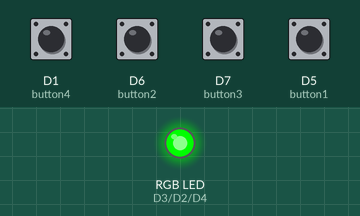
Recording of a sketch running on a simulated ESP8266 (NodeMCU). Shown: an RGB LED mixed from three pins (HIGH = lit). The inputs (shaded band) are chosen by the test bench; at power-on: D1 (button4), D5 (button1), D6 (button2), D7 (button3) LOW. WiFi joins after 1.5 s; servers stay silent unless stated; uploads are accepted with an empty reply; what the sketch prints to the serial monitor is not drawn.

Above: at 7.7 s.
7.8 s: D1 (button4) pulled HIGH for 0.25 s
At 8.9 s:
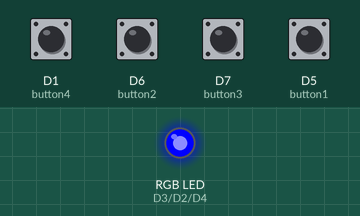
10.6 s: D6 (button2) pulled HIGH for 0.25 s
At 13.4 s:
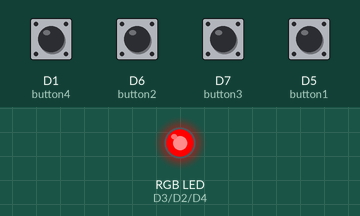
Timing chart, 0 to 51.4 s (numbered marks = the images above; inputs shaded):
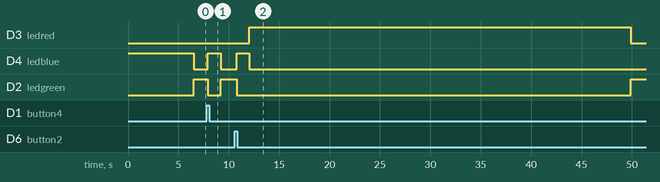

The sketch:

Pi-Hole_Disable.ino
```cpp
/*
This sketch for Arduino IDE configures an ESP8266 to disable the Pi-Hole via API for a specified
period of time.  It uses four buttons (1) 1 minute, (2) 5 Minutes, (3) 10 Minutes, (4) for Enable.
There is an RGB LED for visual BLUE = configuring, RED = Disabled, GREEN = Enabled.

NOTE: I'm still working on setting up the delay and ability to press Enable to cancel a disable request

You need to provide your: SSID, PASSWORD, and IP to PI-HOLE where asked.

*/

#include <Arduino.h>
#include <Wire.h>
#include <ESP8266WiFi.h>

const int button1  = D5;
const int button2  = D6;
const int button3  = D7;
const int button4  = D1;
const int ledred   = D3;
const int ledgreen = D2;
const int ledblue = D4;

unsigned long timeout;

int buttonpressed;
int seconds;

uint16_t waitseconds = 0;      // max == 65535
uint32_t lastTime;

const char* ssid     = "YOUR_WIRELESS_SSID";
const char* password = "YOUR_WIRELESS_PASSWORD";

const char* host = "IP_ADDRESS_TO_PI-HOLE";

void setup() {

  pinMode(button1, INPUT);
  digitalWrite(button1, LOW);
  pinMode(button2, INPUT);
  digitalWrite(button2, LOW);
  pinMode(button3, INPUT);
  digitalWrite(button3, LOW);
  pinMode(button4, INPUT);
  digitalWrite(button4, LOW);
  pinMode(ledred, OUTPUT);
  pinMode(ledgreen, OUTPUT);
  pinMode(ledblue, OUTPUT);

  digitalWrite(ledblue, HIGH);

  Serial.begin(115200);
  delay(10);

  // We start by connecting to a WiFi network

  Serial.println();
  Serial.println();
  Serial.print("Connecting to ");
  Serial.println(ssid);

  /* Explicitly set the ESP8266 to be a WiFi-client, otherwise, it by default,
     would try to act as both a client and an access-point and could cause
     network-issues with your other WiFi-devices on your WiFi-network. */
  WiFi.mode(WIFI_STA);
  WiFi.begin(ssid, password);

  while (WiFi.status() != WL_CONNECTED) {
    delay(500);
    Serial.print(".");
  }

  Serial.println("");
  Serial.println("WiFi connected");
  Serial.println("IP address: ");
  Serial.println(WiFi.localIP());

delay(5000);

  digitalWrite(ledblue, LOW);
  digitalWrite(ledgreen, HIGH);

}

void loop() {

buttonpressed = 0;
seconds = 0;

  //
  //  Button Wait Loop
  //

  if (digitalRead(button1) == HIGH)
    {
    buttonpressed = 1;
    seconds = 60;       // 60 Seconds
    waitseconds = 60000;
    callapi();
    disabled();
    }

  if (digitalRead(button2) == HIGH)
    {
    buttonpressed = 2;
    seconds = 300;      // 5 minutes
    waitseconds = 300000;
    callapi();
    disabled();
    }

  if (digitalRead(button3) == HIGH)
    {
    buttonpressed = 3;
    seconds = 600;      // 10 minutes
    waitseconds = 600000;
    callapi();
    disabled();
    }

  if (digitalRead(button4) == HIGH)
    {
    buttonpressed = 4;
    seconds = 0;        //Not needed for ENABLE
    waitseconds = 1;
    callapi();
    disabled();
    }

   delay(200);  //Delay Button Reads
}

//
// API Call to Pi-Hole to either disable ot enable
//

void callapi() {

String url;

    digitalWrite(ledred, LOW);
    digitalWrite(ledgreen, LOW);
    digitalWrite(ledblue, HIGH);

//
// Build a URI for the request to the EmonCMS server
//

  if (buttonpressed == 4) {
     url = "/admin/api.php?enable&auth=API_KEY";
  }
  else
     url = "/admin/api.php?disable=" + String(seconds) + "&auth=API_KEY";

//
// Use WiFiClient class to create TCP connections
//
  Serial.print("connecting to ");
  Serial.println(host);

  WiFiClient client;
  const int httpPort = 80;
  if (!client.connect(host, httpPort)) {
    Serial.println("connection failed");
    return;
  }

//
// This will send the request to the server
//

  client.print(String("GET ") + url + " HTTP/1.1\r\n" + "Host: " + host + " \r\n" + "Connection: close\r\n\r\n");

  unsigned long timeout = millis();
  while (client.available() == 0) {
    if (millis() - timeout > 5000) {
      Serial.println(">>> Client Timeout !");
      client.stop();
      return;
    }
  }

//
// Read all the lines of the reply from server and print them to Serial
//

  while (client.available()) {
      String line = client.readStringUntil('\r');
      Serial.print(line);
    }

    Serial.println();
    Serial.println("closing connection");
  }

  void disabled() {
    Serial.println(" ");
    Serial.println("Entered disabled loop");
    Serial.print("Button Pressed: ");
    Serial.println(buttonpressed);

    digitalWrite(ledblue, LOW);
    digitalWrite(ledgreen, LOW);
    digitalWrite(ledred, HIGH);


    delay(waitseconds);

    digitalWrite(ledgreen, HIGH);
    digitalWrite(ledred, LOW);

   }
```

Measured:
- after the input at 7.8 s, D4 (ledblue): LOW → HIGH after 0.11 s, → LOW 1.3 s later; D2 (ledgreen): HIGH → LOW after 0.11 s, → HIGH 1.3 s later
- after the input at 10.6 s, D3 (ledred): LOW → HIGH after 1.4 s, → LOW 37.9 s later; D4 (ledblue): LOW → HIGH after 0.18 s, → LOW 1.3 s later; D2 (ledgreen): HIGH → LOW after 0.18 s, → HIGH 39.1 s later
